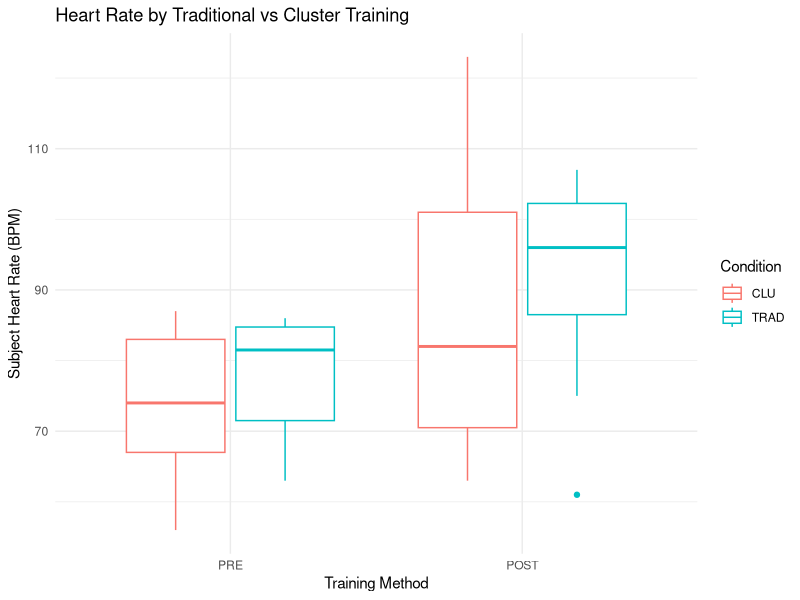

The R script that drew this image:
# Init the Libraries
library(ggplot2)
library(readr)
library(dplyr)

# Load the Data
hhp_data <- read_csv("Day 2/TRAD_CLU_group.csv")

# Inspect the data
glimpse(hhp_data)
summary(hhp_data)

# Clean the Data: AI HELPER Ensure Time ordering: PRE then POST
hhp_data <- hhp_data |> 
     mutate(Time = factor(Time, levels = c("PRE", "POST")))

# Report the Data: Boxplot of Heart Rate by Traditional vs Cluster Training
ggplot(hhp_data, aes(x = Time, y = HR, color = Condition)) +
  geom_boxplot() +
  
  labs(title = "Heart Rate by Traditional vs Cluster Training",
       x = "Training Method",
       y = "Subject Heart Rate (BPM)") +
  theme_minimal()

# Additional Summary Statistics
aggregate(HR ~ Time + Condition, data = hhp_data, summary)





